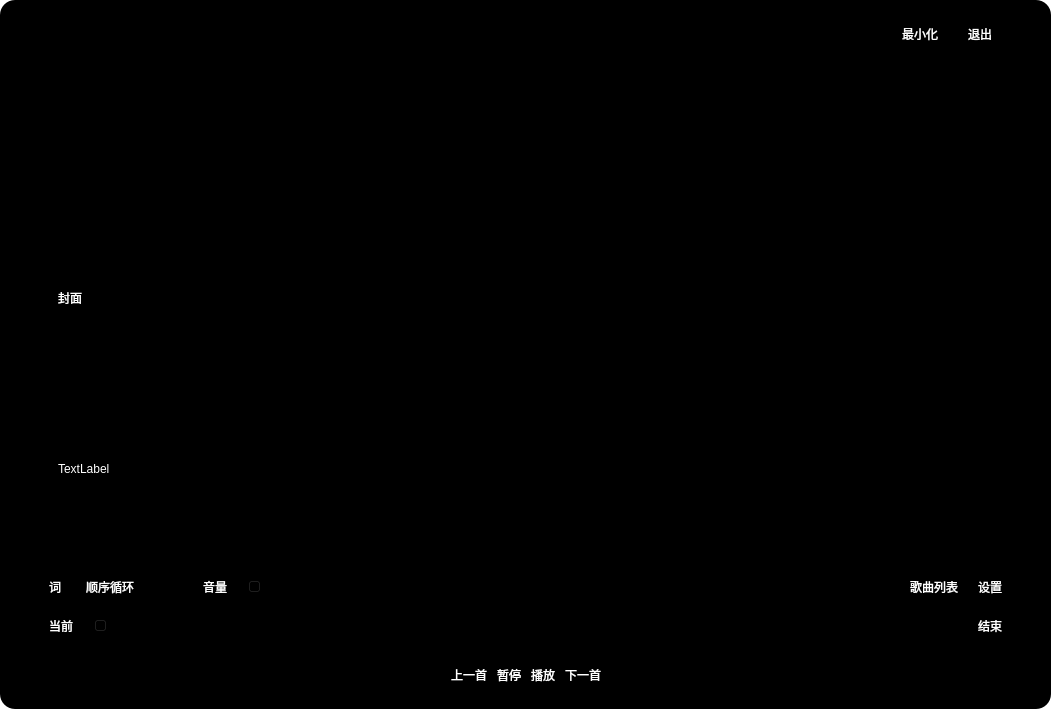
<?xml version="1.0" encoding="UTF-8"?>
<ui version="4.0">
 <class>MainWindow</class>
 <widget class="QMainWindow" name="MainWindow">
  <property name="geometry">
   <rect>
    <x>0</x>
    <y>0</y>
    <width>1051</width>
    <height>709</height>
   </rect>
  </property>
  <property name="windowTitle">
   <string>希両</string>
  </property>
  <property name="styleSheet">
   <string notr="true">#widget{
background-color: rgb(0, 0, 0);
border-radius:15px;
}
QScrollBar {width:0px;}
QScrollBar {height:0px;}
*:hover{
color: rgb(0, 170, 255);
}
#widget_show{
background-color: rgba(0,0,0,128); 
}
QMenu
{
background-color: rgba(0,0,0,128);
}
*{
font: 100 12pt &quot;华文仿宋&quot;;
border:0px;
min-height:30px;
color: rgb(255, 255, 255);
background-color: transparent;
}</string>
  </property>
  <widget class="QWidget" name="centralwidget">
   <property name="styleSheet">
    <string notr="true"/>
   </property>
   <layout class="QVBoxLayout" name="verticalLayout_3">
    <property name="spacing">
     <number>0</number>
    </property>
    <property name="leftMargin">
     <number>0</number>
    </property>
    <property name="topMargin">
     <number>0</number>
    </property>
    <property name="rightMargin">
     <number>0</number>
    </property>
    <property name="bottomMargin">
     <number>0</number>
    </property>
    <item>
     <widget class="QWidget" name="widget" native="true">
      <property name="styleSheet">
       <string notr="true"/>
      </property>
      <layout class="QVBoxLayout" name="verticalLayout_5">
       <item>
        <widget class="QPixmapShow" name="pixmapshow" native="true">
         <layout class="QVBoxLayout" name="verticalLayout_4">
          <property name="spacing">
           <number>0</number>
          </property>
          <property name="leftMargin">
           <number>0</number>
          </property>
          <property name="topMargin">
           <number>0</number>
          </property>
          <property name="rightMargin">
           <number>0</number>
          </property>
          <property name="bottomMargin">
           <number>0</number>
          </property>
          <item>
           <widget class="QWidget" name="widget_show" native="true">
            <property name="styleSheet">
             <string notr="true"/>
            </property>
            <layout class="QVBoxLayout" name="verticalLayout_2">
             <property name="spacing">
              <number>0</number>
             </property>
             <property name="leftMargin">
              <number>0</number>
             </property>
             <property name="topMargin">
              <number>0</number>
             </property>
             <property name="rightMargin">
              <number>0</number>
             </property>
             <property name="bottomMargin">
              <number>0</number>
             </property>
             <item>
              <widget class="QWidget" name="widget_title" native="true">
               <layout class="QHBoxLayout" name="horizontalLayout_5">
                <property name="spacing">
                 <number>30</number>
                </property>
                <property name="leftMargin">
                 <number>0</number>
                </property>
                <property name="topMargin">
                 <number>10</number>
                </property>
                <property name="rightMargin">
                 <number>50</number>
                </property>
                <property name="bottomMargin">
                 <number>10</number>
                </property>
                <item>
                 <spacer name="horizontalSpacer_3">
                  <property name="orientation">
                   <enum>Qt::Horizontal</enum>
                  </property>
                  <property name="sizeHint" stdset="0">
                   <size>
                    <width>858</width>
                    <height>27</height>
                   </size>
                  </property>
                 </spacer>
                </item>
                <item>
                 <widget class="QPushButton" name="pushButton_min">
                  <property name="text">
                   <string>最小化</string>
                  </property>
                 </widget>
                </item>
                <item>
                 <widget class="QPushButton" name="pushButton_close">
                  <property name="text">
                   <string>退出</string>
                  </property>
                 </widget>
                </item>
               </layout>
              </widget>
             </item>
             <item>
              <widget class="QWidget" name="widget_lrcAcover" native="true">
               <layout class="QHBoxLayout" name="horizontalLayout_4">
                <property name="spacing">
                 <number>0</number>
                </property>
                <item>
                 <widget class="QWidget" name="widget_cover" native="true">
                  <property name="styleSheet">
                   <string notr="true"/>
                  </property>
                  <layout class="QVBoxLayout" name="verticalLayout">
                   <property name="leftMargin">
                    <number>40</number>
                   </property>
                   <item>
                    <spacer name="verticalSpacer">
                     <property name="orientation">
                      <enum>Qt::Vertical</enum>
                     </property>
                     <property name="sizeHint" stdset="0">
                      <size>
                       <width>20</width>
                       <height>40</height>
                      </size>
                     </property>
                    </spacer>
                   </item>
                   <item>
                    <widget class="QLabel" name="label_back">
                     <property name="whatsThis">
                      <string>&lt;html&gt;&lt;head/&gt;&lt;body&gt;&lt;p&gt;歌曲封面&lt;/p&gt;&lt;/body&gt;&lt;/html&gt;</string>
                     </property>
                     <property name="styleSheet">
                      <string notr="true">*{
min-width:300px;
min-height:300px;
}</string>
                     </property>
                     <property name="text">
                      <string>封面</string>
                     </property>
                    </widget>
                   </item>
                   <item>
                    <widget class="QLabel" name="label_baseName">
                     <property name="styleSheet">
                      <string notr="true">*{
min-width:300px;
font: 14pt &quot;华文楷体&quot;;
}
</string>
                     </property>
                     <property name="text">
                      <string>TextLabel</string>
                     </property>
                    </widget>
                   </item>
                   <item>
                    <spacer name="verticalSpacer_2">
                     <property name="orientation">
                      <enum>Qt::Vertical</enum>
                     </property>
                     <property name="sizeHint" stdset="0">
                      <size>
                       <width>20</width>
                       <height>40</height>
                      </size>
                     </property>
                    </spacer>
                   </item>
                  </layout>
                 </widget>
                </item>
                <item>
                 <widget class="QScrollArea" name="scrollArea_lrc">
                  <property name="maximumSize">
                   <size>
                    <width>666</width>
                    <height>16777215</height>
                   </size>
                  </property>
                  <property name="styleSheet">
                   <string notr="true"/>
                  </property>
                  <property name="widgetResizable">
                   <bool>true</bool>
                  </property>
                  <widget class="QWidget" name="scrollAreaWidgetContents_lrc">
                   <property name="geometry">
                    <rect>
                     <x>0</x>
                     <y>0</y>
                     <width>666</width>
                     <height>495</height>
                    </rect>
                   </property>
                   <property name="maximumSize">
                    <size>
                     <width>666</width>
                     <height>16777215</height>
                    </size>
                   </property>
                   <layout class="QVBoxLayout" name="verticalLayout_lrc">
                    <property name="spacing">
                     <number>0</number>
                    </property>
                   </layout>
                  </widget>
                 </widget>
                </item>
               </layout>
              </widget>
             </item>
             <item>
              <widget class="QWidget" name="widget_others" native="true">
               <property name="styleSheet">
                <string notr="true"/>
               </property>
               <layout class="QHBoxLayout" name="horizontalLayout_2">
                <property name="spacing">
                 <number>20</number>
                </property>
                <property name="leftMargin">
                 <number>40</number>
                </property>
                <property name="topMargin">
                 <number>0</number>
                </property>
                <property name="rightMargin">
                 <number>40</number>
                </property>
                <property name="bottomMargin">
                 <number>0</number>
                </property>
                <item>
                 <widget class="QPushButton" name="pushButton_lrc_show">
                  <property name="text">
                   <string>词</string>
                  </property>
                 </widget>
                </item>
                <item>
                 <widget class="QComboBox" name="comboBox_loop">
                  <property name="whatsThis">
                   <string>&lt;html&gt;&lt;head/&gt;&lt;body&gt;&lt;p&gt;切换循环模式&lt;/p&gt;&lt;/body&gt;&lt;/html&gt;</string>
                  </property>
                  <property name="styleSheet">
                   <string notr="true">*{
min-width:100px;
}
QComboBox
{
border:1px red solid;
}
QComboBox::drop-down 
{
width:0px;border:1px red solid;
}</string>
                  </property>
                  <item>
                   <property name="text">
                    <string>顺序循环</string>
                   </property>
                  </item>
                  <item>
                   <property name="text">
                    <string>随机循环</string>
                   </property>
                  </item>
                  <item>
                   <property name="text">
                    <string>单曲循环</string>
                   </property>
                  </item>
                  <item>
                   <property name="text">
                    <string>反序循环</string>
                   </property>
                  </item>
                 </widget>
                </item>
                <item>
                 <widget class="QPushButton" name="pushButton_value">
                  <property name="text">
                   <string>音量</string>
                  </property>
                 </widget>
                </item>
                <item>
                 <widget class="QSlider" name="horizontalSlider_volume">
                  <property name="orientation">
                   <enum>Qt::Horizontal</enum>
                  </property>
                 </widget>
                </item>
                <item>
                 <widget class="QPushButton" name="pushButton_table">
                  <property name="text">
                   <string>歌曲列表</string>
                  </property>
                 </widget>
                </item>
                <item>
                 <widget class="QPushButton" name="pushButton_seit_show">
                  <property name="text">
                   <string>设置</string>
                  </property>
                 </widget>
                </item>
               </layout>
              </widget>
             </item>
             <item>
              <widget class="QWidget" name="widget_play_number" native="true">
               <layout class="QHBoxLayout" name="horizontalLayout_3">
                <property name="spacing">
                 <number>20</number>
                </property>
                <property name="leftMargin">
                 <number>40</number>
                </property>
                <property name="rightMargin">
                 <number>40</number>
                </property>
                <item>
                 <widget class="QLabel" name="label_now">
                  <property name="text">
                   <string>当前</string>
                  </property>
                 </widget>
                </item>
                <item>
                 <widget class="QSlider" name="horizontalSlider_play_value">
                  <property name="orientation">
                   <enum>Qt::Horizontal</enum>
                  </property>
                 </widget>
                </item>
                <item>
                 <widget class="QLabel" name="label_end">
                  <property name="text">
                   <string>结束</string>
                  </property>
                 </widget>
                </item>
               </layout>
              </widget>
             </item>
             <item>
              <widget class="QWidget" name="widget_play" native="true">
               <property name="styleSheet">
                <string notr="true">*{min-height:50px}</string>
               </property>
               <layout class="QHBoxLayout" name="horizontalLayout">
                <property name="spacing">
                 <number>10</number>
                </property>
                <property name="leftMargin">
                 <number>0</number>
                </property>
                <property name="topMargin">
                 <number>0</number>
                </property>
                <property name="rightMargin">
                 <number>0</number>
                </property>
                <property name="bottomMargin">
                 <number>0</number>
                </property>
                <item>
                 <spacer name="horizontalSpacer_2">
                  <property name="orientation">
                   <enum>Qt::Horizontal</enum>
                  </property>
                  <property name="sizeHint" stdset="0">
                   <size>
                    <width>40</width>
                    <height>20</height>
                   </size>
                  </property>
                 </spacer>
                </item>
                <item>
                 <widget class="QPushButton" name="pushButton_up">
                  <property name="text">
                   <string>上一首</string>
                  </property>
                 </widget>
                </item>
                <item>
                 <widget class="QPushButton" name="pushButton_stop">
                  <property name="text">
                   <string>暂停</string>
                  </property>
                 </widget>
                </item>
                <item>
                 <widget class="QPushButton" name="pushButton_play">
                  <property name="text">
                   <string>播放</string>
                  </property>
                 </widget>
                </item>
                <item>
                 <widget class="QPushButton" name="pushButton_down">
                  <property name="text">
                   <string>下一首</string>
                  </property>
                 </widget>
                </item>
                <item>
                 <spacer name="horizontalSpacer">
                  <property name="orientation">
                   <enum>Qt::Horizontal</enum>
                  </property>
                  <property name="sizeHint" stdset="0">
                   <size>
                    <width>40</width>
                    <height>20</height>
                   </size>
                  </property>
                 </spacer>
                </item>
               </layout>
              </widget>
             </item>
            </layout>
           </widget>
          </item>
         </layout>
        </widget>
       </item>
      </layout>
     </widget>
    </item>
   </layout>
  </widget>
 </widget>
 <customwidgets>
  <customwidget>
   <class>QPixmapShow</class>
   <extends>QWidget</extends>
   <header location="global">qpixmapshow.h</header>
   <container>1</container>
  </customwidget>
 </customwidgets>
 <resources/>
 <connections/>
</ui>
